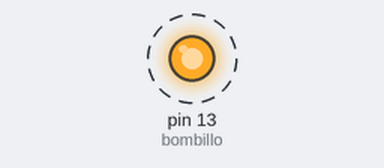
Recording of a sketch running on a simulated Arduino Uno, built with avr-gcc and run on an emulated ATmega328P. On the bench: output pins drawn as LEDs (lit = HIGH). Dashed ring = blinking.

Above: at 0.1 s.
Timing chart, 0 to 3.0 s (numbered marks = the images above):
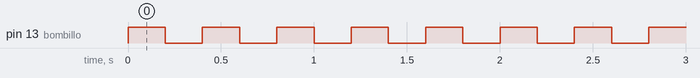

Measured:
- by itself, pin 13 (bombillo): alternates HIGH for 0.20 s and LOW for 0.20 s

The sketch:

led.ino.ino
```cpp
int bombillo = 13;
int espera = 200;

void setup() {
  // put your setup code here, to run once:

  pinMode(bombillo, OUTPUT);

}

void loop() {
  // put your main code here, to run repeatedly:

  digitalWrite(bombillo, HIGH);
    delay(espera);
      digitalWrite(bombillo, LOW);
        delay(espera);
}
```
